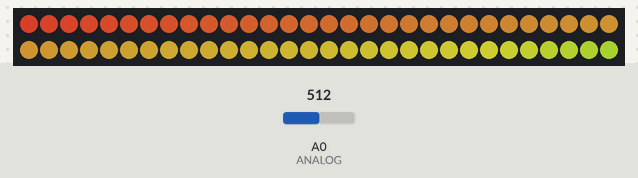
Simulated run of this sketch. Board: ESP8266 (NodeMCU). On the bench: 60 RGB LEDs in strip order, left to right, continuing on the next row. The test bench sets the inputs (shaded band); at power-on: A0 (ANALOG) = 512. Dim RGB values are drawn brighter than linear.

Above: at 1.2 s.
1.3 s: A0 (ANALOG) set to 50
At 3.5 s:
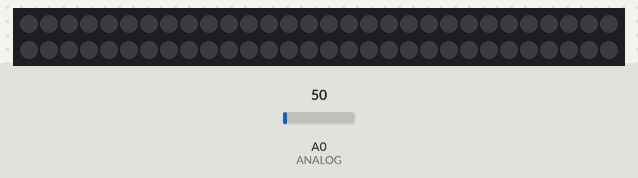
4.0 s: A0 (ANALOG) set to 122
At 4.48 s:
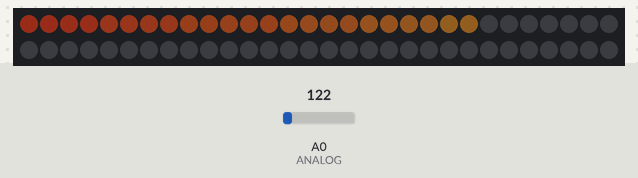
6.1 s: A0 (ANALOG) set to 210
At 7.3 s:
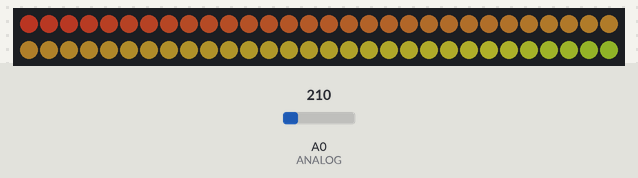
Timing chart, 0 to 9.1 s (numbered marks = the images above; inputs shaded):
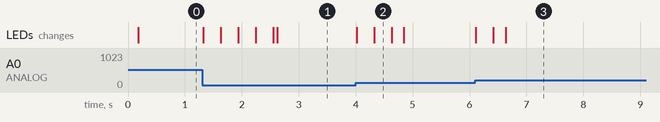

Measured:
- after the input at 1.3 s, the LEDs: first change at once (image 1 shows a later state)
- after the input at 4.0 s, the LEDs: first change at once (image 2 shows a later state)
- after the input at 6.1 s, the LEDs: first change at once (image 3 shows a later state)

The sketch:

sketch_apr11a.ino
```cpp
/* Written by Rupak Poddar */

#include <FastLED.h>
#define NUMLEDS 60
#define DATA_PIN D8
#define SENSITIVITY 300
#define MAX_BRIGHTNESS 200
#define ANALOG A0
#define SATURATION 150
#define MINVAL 60
#define HUE_INIT 10
#define HUE_CHANGE 1

CRGB leds[NUMLEDS];
byte brightness[NUMLEDS];
byte hue[NUMLEDS];
int analogVal;
int DELAY;

void setup() {
  Serial.begin(9600);
  pinMode(ANALOG, INPUT);
  FastLED.addLeds<NEOPIXEL, DATA_PIN>(leds, NUMLEDS);

  for(int i = 0; i <= NUMLEDS; i++){
    brightness[i] = 0;
    hue[i] = 0;
  }

  //Turn off all the LEDs
  for(int i=0; i <= NUMLEDS; i++)
  {
  leds[i] = CRGB::Black;
  }

  //Update the LED strip
  FastLED.show();
}

void loop() {
  analogVal = analogRead(ANALOG);

  if(analogVal > SENSITIVITY)
  analogVal = SENSITIVITY;

  if(analogVal < MINVAL)
  analogVal = 0;

  LinearFlowing();

  FastLED.show();
}

void LinearFlowing(){
  byte val = map(analogVal, 0, SENSITIVITY+1, 0, MAX_BRIGHTNESS);
  DELAY = map(analogVal, 0, SENSITIVITY+1, 20, 1);

  for(int i = 0; i <= NUMLEDS; i++){
    brightness[NUMLEDS-i] = brightness[NUMLEDS-i-1];
  }

  for(int i = 0; i <= NUMLEDS; i++){
    hue[NUMLEDS-i] = hue[NUMLEDS-i-1];
  }

  brightness[0] = val;
  byte hue = HUE_INIT;
  for(int i = 0; i <= NUMLEDS; i++){
    leds[i] = CHSV(hue += HUE_CHANGE, SATURATION, brightness[i]);
  }
  delay(DELAY);
}
```
